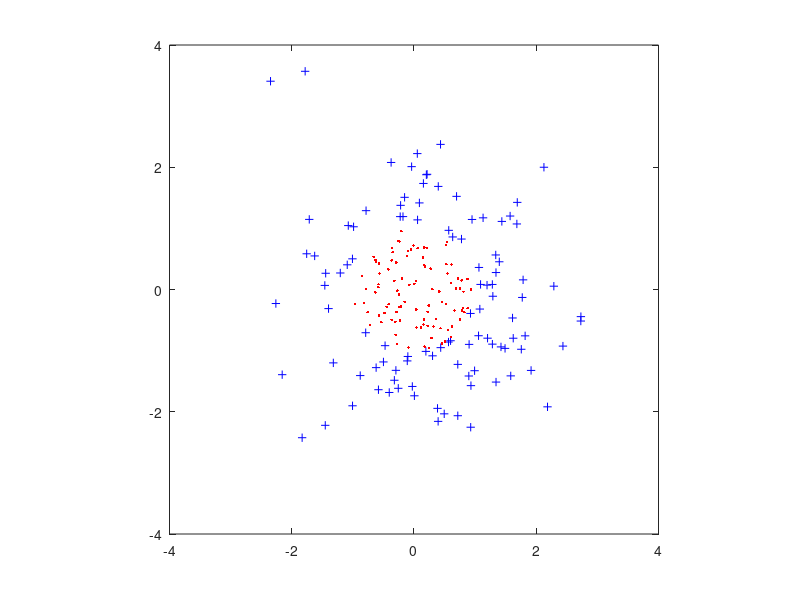

MATLAB code for this plot: (Note: this script raises an error after producing the figure.)
clear all, close all, clc ;
fpath = "C:\Users\benja\Documents\ut3-Image_Processing\Doc\Graphics";

% Data

R = 1 ;
K = 1 ;
NbData = 200 ;

AllData = K * randn(NbData,2) ;

% save AllData ;
load AllData ;

PosData = [] ;
NegData = [] ;
Target = [] ;
for i = 1 : NbData
    if norm(AllData(i,:),2) > R
        PosData = [PosData ; AllData(i,:)] ;
        Target = [Target ; 1] ;
    else
        NegData = [NegData ; AllData(i,:)] ;
        Target = [Target ; 0] ;
    end
end

figure Name 'Part4_example_data' FileName 'Part4_example_data'
plot(PosData(:,1),PosData(:,2),'+b',NegData(:,1),NegData(:,2),'.r') ;
axis equal ;
axis([-4 4 -4 4]) ;
sgtitle('Example Data')
saveas(gcf, fullfile(fpath, 'Part4_example_data.png'),'png') ;

%% Apprentissage = Learning

net = feedforwardnet([5 5]) ;
net = train(net,AllData',Target') ;

%% Simulations

Res = [] ;
ResPos = [] ;
ResNeg = [] ;
for x = -4 : .2 : 4
    for y = -4 : .2 : 4
        zesim =  net([x y]') ;
        Res = [Res ; x y zesim] ;
        if zesim > .5
            ResPos = [ResPos ; x y] ;
        else
            ResNeg = [ResNeg ; x y] ;
        end
    end
end
 

%% Plot simulated data
figure Name 'Part4_example_SimData' 
plot(ResPos(:,1),ResPos(:,2),'.c',ResNeg(:,1),ResNeg(:,2),'.m') ;
axis equal ;
sgtitle('Simulated Data')
saveas(gcf, fullfile(fpath, 'Part4_example_SimData.png'),'png') ;



%% Superposition
figure Name 'Part4_example_SimAllData'
plot(ResPos(:,1),ResPos(:,2),'.c',ResNeg(:,1),ResNeg(:,2),'.m',...
             PosData(:,1),PosData(:,2),'+b',NegData(:,1),NegData(:,2),'.r') ;
axis equal ;
sgtitle('Simulated data and original data')
saveas(gcf, fullfile(fpath, 'Part4_example_SimAllData.png'),'png') ;
